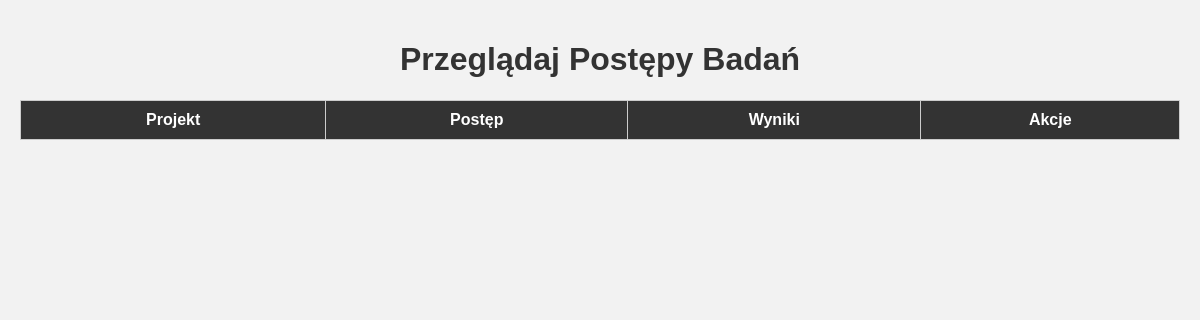
The page /scientific_research/table/view_progress.php on the database as committed earlier.
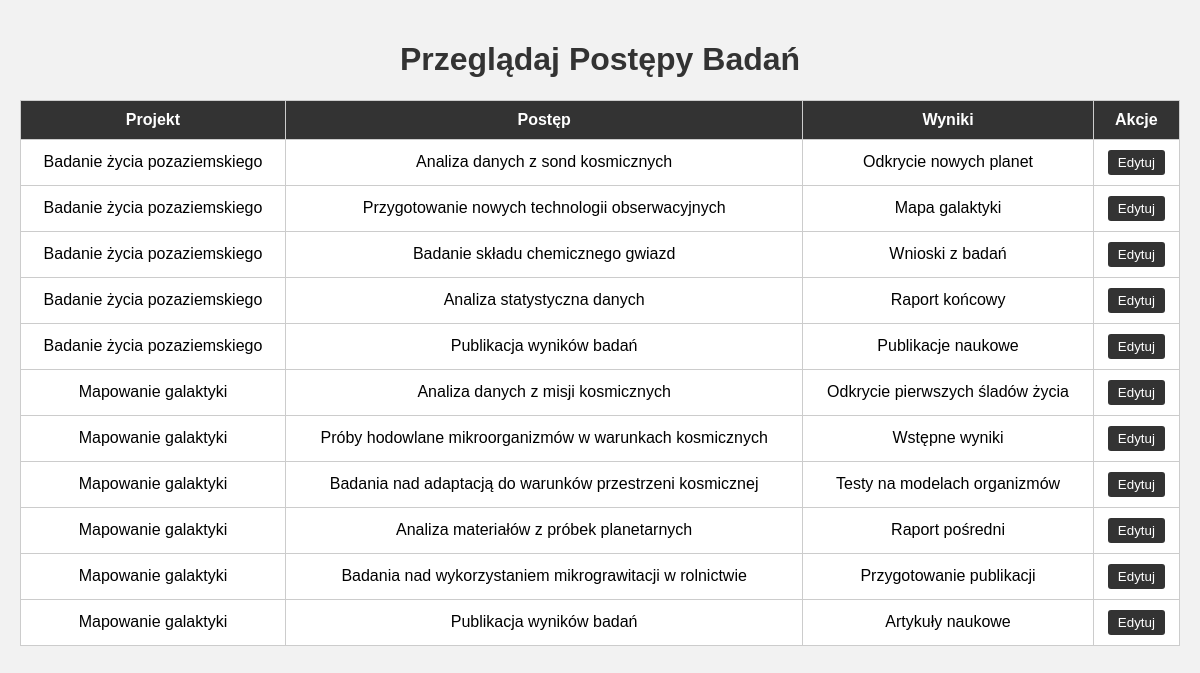
The same page on the database as committed later.
### tables this page shows
CREATE TABLE `monitorowanie` (
  `id` int(11) NOT NULL,
  `projekt_id` int(11) NOT NULL,
  `data` date NOT NULL DEFAULT current_timestamp(),
  `postep` text NOT NULL,
  `wyniki` text NOT NULL,
  `postep_nowy` decimal(10,2) NOT NULL
);

CREATE TABLE `projekty_badawcze` (
  `id` int(11) NOT NULL,
  `nazwa` varchar(255) NOT NULL,
  `cel` text NOT NULL,
  `zasoby_potrzebne` text NOT NULL,
  `harmonogram` text NOT NULL
);

### scientific_research/table/view_progress.php (the view, shortened to what this page needs)
<?php
require '../../config.php';
?>
<!DOCTYPE html>
<html lang="pl">
<head>
</head>
<body>
    <h1>Przeglądaj Postępy Badań</h1>
    <table>
        <tr>
            <th>Projekt</th>
            <th>Postęp</th>
            <th>Wyniki</th>
            <th>Akcje</th>
        </tr>
        <?php
        $sql = "SELECT m.id, p.nazwa AS projekt, m.postep, m.wyniki
                FROM monitorowanie m
                JOIN projekty_badawcze p ON m.projekt_id = p.id";
        $stmt = $pdo->prepare($sql);
        $stmt->execute();
        while ($row = $stmt->fetch(PDO::FETCH_ASSOC)) {
            echo "<tr>";
            echo "<td>" . htmlspecialchars($row['projekt']) . "</td>";
            echo "<td>" . htmlspecialchars($row['postep']) . "</td>";
            echo "<td>" . htmlspecialchars($row['wyniki']) . "</td>";
            echo "<td>
                    <form action='edit_progress.php' method='post' style='display:inline;'>
                        <input type='hidden' name='id' value='" . $row['id'] . "'>
                        <input type='submit' value='Edytuj'>
                    </form>
                  </td>";
            echo "</tr>";
        }
        ?>
    </table>
</body>
</html>

Rows that differ between the two databases and show on the page:
added monitorowanie: projekt.nazwa "Badanie życia pozaziemskiego", postep "Analiza danych z sond kosmicznych", wyniki "Odkrycie nowych planet"
added monitorowanie: projekt.nazwa "Badanie życia pozaziemskiego", postep "Przygotowanie nowych technologii obserwacyjnych", wyniki "Mapa galaktyki"
added monitorowanie: projekt.nazwa "Badanie życia pozaziemskiego", postep "Badanie składu chemicznego gwiazd", wyniki "Wnioski z badań"
added monitorowanie: projekt.nazwa "Badanie życia pozaziemskiego", postep "Analiza statystyczna danych", wyniki "Raport końcowy"
added monitorowanie: projekt.nazwa "Badanie życia pozaziemskiego", postep "Publikacja wyników badań", wyniki "Publikacje naukowe"
added monitorowanie: projekt.nazwa "Mapowanie galaktyki", postep "Analiza danych z misji kosmicznych", wyniki "Odkrycie pierwszych śladów życia"
added monitorowanie: projekt.nazwa "Mapowanie galaktyki", postep "Próby hodowlane mikroorganizmów w warunkach kosmicznych", wyniki "Wstępne wyniki"
added monitorowanie: projekt.nazwa "Mapowanie galaktyki", postep "Badania nad adaptacją do warunków przestrzeni kosmicznej", wyniki "Testy na modelach organizmów"
added monitorowanie: projekt.nazwa "Mapowanie galaktyki", postep "Analiza materiałów z próbek planetarnych", wyniki "Raport pośredni"
added monitorowanie: projekt.nazwa "Mapowanie galaktyki", postep "Badania nad wykorzystaniem mikrograwitacji w rolnictwie", wyniki "Przygotowanie publikacji"
added monitorowanie: projekt.nazwa "Mapowanie galaktyki", postep "Publikacja wyników badań", wyniki "Artykuły naukowe"
